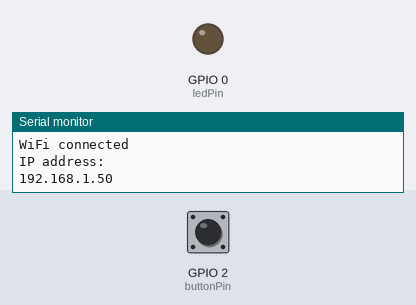
The sketch below on a simulated ESP8266 (NodeMCU). Parts: output pins drawn as LEDs (lit = HIGH), the last lines printed to the serial monitor. The inputs (shaded band) are chosen by the test bench; at power-on: GPIO 2 (buttonPin) LOW. WiFi joins after 1.5 s; servers stay silent unless stated; web services answer with replies made up by the test bench.

Above: at 2.8 s.
2.9 s: GPIO 2 (buttonPin) pulled HIGH for 0.15 s
At 3.8 s:
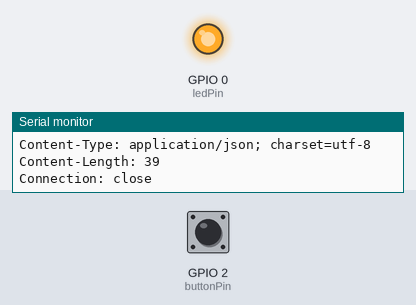
4.6 s: GPIO 2 (buttonPin) pulled HIGH for 1 s
At 7.3 s:
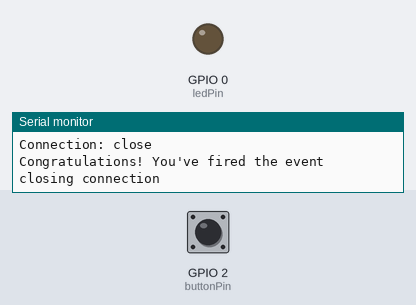
8.4 s: GPIO 2 (buttonPin) pulled HIGH for 3.2 s
At 12.1 s:
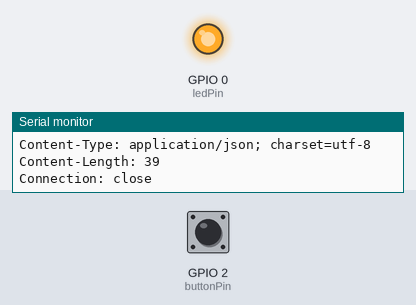
Timing chart, 0 to 14.4 s (numbered marks = the images above; inputs shaded):
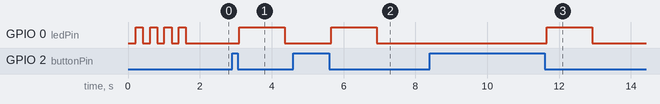

The sketch:

IFTTT_Button_ex1.ino
```cpp
/*
 *  This sketch sends data via HTTP GET requests to IFTTT Maker channel service.
 *
 *  You need to  privateKey from the Maker channel on IFTTT and paste it
 *  below.
 *
 * Based on the example code for WiFi client and button debounce example from Arduno IDE
 https://bigjungle.net/blog/2015/6/26/connect-maker-to-anything-ifttt
 */

#include <ESP8266WiFi.h>

void send_event(const char *event);

// constants won't change. They're used here to
// set pin numbers:

// Wifi setup
const char *ssid     = "WiFi_SSID";
const char *password = "Password";

// IFTTT setup
const char *host = "maker.ifttt.com";
const char *privateKey = "xxxxxxxxxxxxxxxxxxxxxx";

// Hardware setup
const int buttonPin = 2;     // the number of the pushbutton pin
const int ledPin = 0;        // the number of the LED pin

// Variables will change:
int buttonState;             // the current reading from the input pin
int lastButtonState = LOW;   // the previous reading from the input pin

// the following variables are long's because the time, measured in miliseconds,
// will quickly become a bigger number than can be stored in an int.
long lastDebounceTime = 0;  // the last time the output pin was toggled
long debounceDelay = 50;    // the debounce time; increase if the output flickers

void setup()
{
  // Set your pin modes
  pinMode(buttonPin, INPUT);
  pinMode(ledPin, OUTPUT);

  // Bring up the serial for a bit of debugging
  Serial.begin(115200);
  delay(10);

  // We start by connecting to a WiFi network
  Serial.println();
  Serial.println();
  Serial.print("Connecting to ");
  Serial.println(ssid);

  WiFi.mode(WIFI_STA);
  WiFi.begin(ssid, password);

  // Wait for the connection, flashing the LED while we wait
  int led = HIGH;
  while (WiFi.status() != WL_CONNECTED) {
    delay(200);
    digitalWrite(ledPin, led);
    led = !led;
  }
  digitalWrite(ledPin, LOW);

  Serial.println("");
  Serial.println("WiFi connected");
  Serial.println("IP address: ");
  Serial.println(WiFi.localIP());
}

void loop()
{
  // read the state of the switch into a local variable:
  int reading = digitalRead(buttonPin);

  // check to see if you just pressed the button
  // (i.e. the input went from LOW to HIGH),  and you've waited
  // long enough since the last press to ignore any noise:

  // If the switch changed, due to noise or pressing:
  if (reading != lastButtonState) {
    // reset the debouncing timer
    lastDebounceTime = millis();
  }

  if ((millis() - lastDebounceTime) > debounceDelay)
  {
    // whatever the reading is at, it's been there for longer
    // than the debounce delay, so take it as the actual current state:

    // if the button state has changed:
    if (reading != buttonState)
    {
      Serial.print("Button now ");
      Serial.println(HIGH == reading ? "HIGH" : "LOW");
      buttonState = reading;

      // When the button is in the LOW state (pulled high) the button
      // has been pressed so send the event.
      if (buttonState == LOW) {
        send_event("button_pressed");
      }
    }
  }

  // save the reading.  Next time through the loop,
  // it'll be the lastButtonState:
  lastButtonState = reading;
}

void send_event(const char *event)
{
  // set the LED on whle we are sending the event
  digitalWrite(ledPin, HIGH);

  Serial.print("Connecting to ");
  Serial.println(host);

  // Use WiFiClient class to create TCP connections
  WiFiClient client;
  const int httpPort = 80;
  if (!client.connect(host, httpPort)) {
    Serial.println("Connection failed");
    return;
  }

  // We now create a URI for the request
  String url = "/trigger/";
  url += event;
  url += "/with/key/";
  url += privateKey;

  Serial.print("Requesting URL: ");
  Serial.println(url);

  // This will send the request to the server
  client.print(String("GET ") + url + " HTTP/1.1\r\n" +
               "Host: " + host + "\r\n" +
               "Connection: close\r\n\r\n");

  // Read all the lines of the reply from server and print them to Serial,
  // the connection will close when the server has sent all the data.
  while(client.connected())
  {
    if(client.available())
    {
      String line = client.readStringUntil('\r');
      Serial.print(line);
    } else {
      // No data yet, wait a bit
      delay(50);
    };
  }

  // All done
  Serial.println();
  Serial.println("closing connection");

  client.stop();

  // Finished sending the message, turn off the LED
  digitalWrite(ledPin, LOW);
}
```

Measured:
- after the input at 2.9 s, GPIO 0 (ledPin): LOW → HIGH after 0.20 s, → LOW 1.3 s later
- after the input at 4.6 s, GPIO 0 (ledPin): LOW → HIGH after 1.1 s, → LOW 1.3 s later
- after the input at 8.4 s, GPIO 0 (ledPin): LOW → HIGH after 3.3 s, → LOW 1.3 s later
